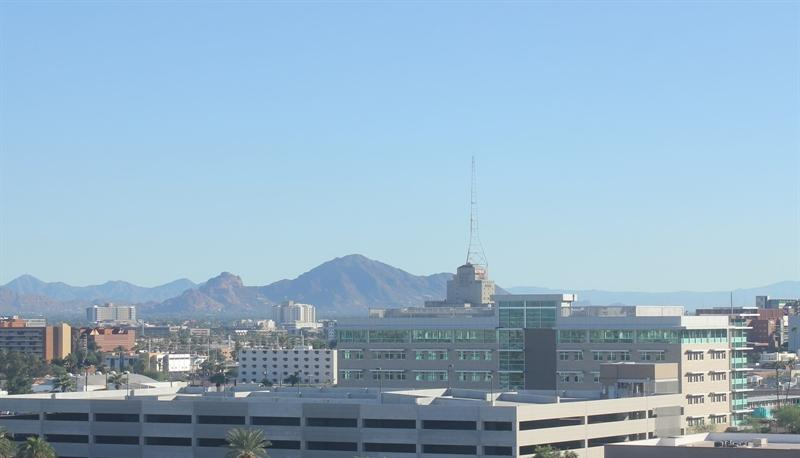
#> input picture 2.IntroductiontoComputerVision/ImageRepresentation&Classification/day_night_images/training/day/20151101_155059.jpg, 800 x 458 px; its folder holds only this picture in this run
$ jupyter execute --allow-errors 'Average Brightness.ipynb'   (shell and % lines are left out)
#> lines starting #> are read from the running program, lines starting #| are printed output that depends on the picture
### 2.IntroductiontoComputerVision/ImageRepresentation&Classification/helpers.py
# Helper functions

import os
import glob # library for loading images from a directory
import matplotlib.image as mpimg


# This function loads in images and their labels and places them in a list
# The list contains all images and their associated labels
# For example, after data is loaded, im_list[0][:] will be the first image-label pair in the list
def load_dataset(image_dir):

    # Populate this empty image list
#> called with image_dir = 'day_night_images/training/'
    im_list = []
    image_types = ["day", "night"]

    # Iterate through each color folder
    for im_type in image_types:

        # Iterate through each image file in each image_type folder
        # glob reads in any image with the extension "image_dir/im_type/*"
        for file in glob.glob(os.path.join(image_dir, im_type, "*")):

            # Read in the image
            im = mpimg.imread(file)
#> im is the input picture: shape (458, 800, 3); mean R, G, B 148.8, 177.7, 198.8

            # Check if the image exists/if it's been correctly read-in
            if not im is None:
                # Append the image, and it's type (red, green, yellow) to the image list
                im_list.append((im, im_type))

    return im_list

### 2.IntroductiontoComputerVision/ImageRepresentation&Classification/Average Brightness.ipynb
# Day and Night Image Classifier
---

The day/night image dataset consists of 200 RGB color images in two categories: day and night. There are equal numbers of each example: 100 day images and 100 night images.

We'd like to build a classifier that can accurately label these images as day or night, and that relies on finding distinguishing features between the two types of images!

*Note: All images come from the [AMOS dataset](http://cs.uky.edu/~jacobs/datasets/amos/) (Archive of Many Outdoor Scenes).*

### Solution code

You are encouraged to try to complete this code on your own, but if you are struggling or want to make sure your code is correct, there will be solution code in **the next Notebook: Classification** in the `helpers.py` file. You can jump ahead and look into that python file to see the solution code.

### Import resources

Before you get started on the project code, import the libraries and resources that you'll need.

[cell 1]
import cv2 # computer vision library
import helpers

import numpy as np
import matplotlib.pyplot as plt
import matplotlib.image as mpimg

## Training and Testing Data
The 200 day/night images are separated into training and testing datasets.

* 60% of these images are training images, for you to use as you create a classifier.
* 40% are test images, which will be used to test the accuracy of your classifier.

First, we set some variables to keep track of some where our images are stored:

    image_dir_training: the directory where our training image data is stored
    image_dir_test: the directory where our test image data is stored

[cell 2]
# Image data directories
image_dir_training = "day_night_images/training/"
image_dir_test = "day_night_images/test/"

## Load the datasets

These first few lines of code will load the training day/night images and store all of them in a variable, `IMAGE_LIST`. This list contains the images and their associated label ("day" or "night").

For example, the first image-label pair in `IMAGE_LIST` can be accessed by index:
``` IMAGE_LIST[0][:]```.

[cell 3]
# Using the load_dataset function in helpers.py
# Load training data
IMAGE_LIST = helpers.load_dataset(image_dir_training)
#> IMAGE_LIST = 2 items

## Construct a `STANDARDIZED_LIST` of input images and output labels.

This function takes in a list of image-label pairs and outputs a **standardized** list of resized images and numerical labels.

[cell 4]
def img_standardize(image_list):
    standardized_list=[]
    for i, img_pair in enumerate(image_list):
        img_resized= cv2.resize(img_pair[0],(1100,600))
        standardized_list.append((img_resized,img_pair[1]))
#> this loop made 2 passes
#> pass 1, in img_standardize, `img_resized= cv2.resize(img_pair[0],(1100,600))`:
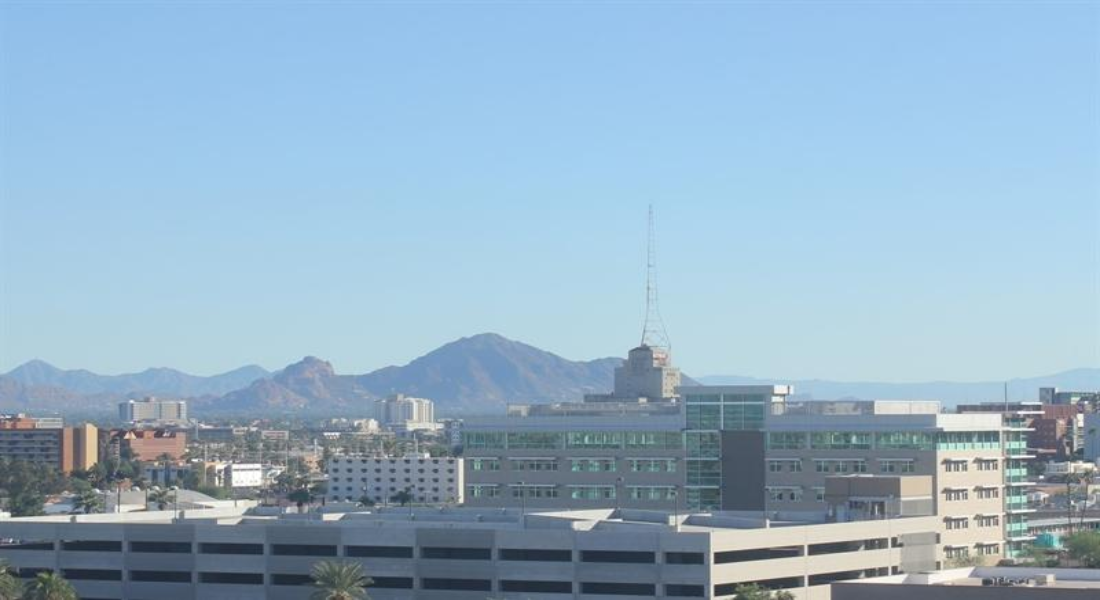
#> img_resized: shape (600, 1100, 3); mean of channels 0, 1, 2 148.8, 177.7, 198.7; drawn as R, G, B
#> pass 2, in img_standardize, `img_resized= cv2.resize(img_pair[0],(1100,600))`:
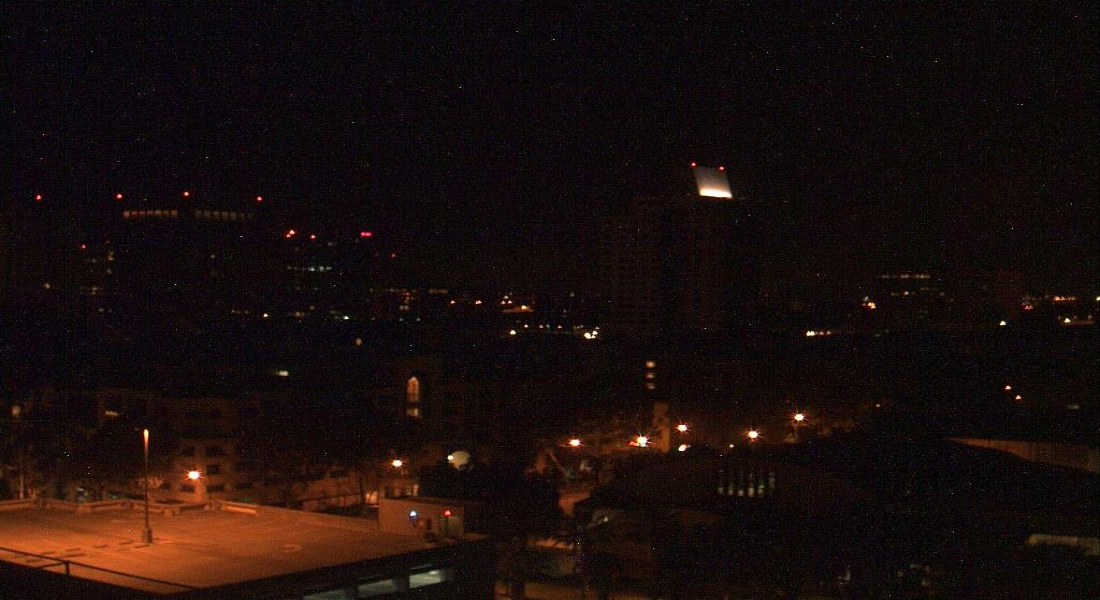
#> img_resized: shape (600, 1100, 3); mean of channels 0, 1, 2 25.4, 13.5, 11.8; drawn as R, G, B
#> after the loop, standardized_list = 2 items
    return standardized_list

[cell 5]
STANDARDIZED_LIST= img_standardize(IMAGE_LIST)
#> STANDARDIZED_LIST = 2 items

## Visualize the standardized data

Display a standardized image from STANDARDIZED_LIST.

[cell 6]
# Display a standardized image and its label

# Select an image by index
image_num = 121
#> (the rest of this cell did not finish here and is left out)

# Feature Extraction

Create a feature that represents the brightness in an image. We'll be extracting the **average brightness** using HSV colorspace. Specifically, we'll use the V channel (a measure of brightness), add up the pixel values in the V channel, then divide that sum by the area of the image to get the average Value of the image.

## RGB to HSV conversion

Below, a test image is converted from RGB to HSV colorspace and each component is displayed in an image.

[cell 7]
# Convert and image to HSV colorspace
# Visualize the individual color channels

image_num = 1
test_im = STANDARDIZED_LIST[image_num][0]
test_label = STANDARDIZED_LIST[image_num][1]
#> test_label = 'night'

# Convert to HSV
hsv = cv2.cvtColor(test_im, cv2.COLOR_RGB2HSV)
#> hsv: shape (600, 1100, 3); mean H, S, V 81.1, 139.7, 25.6

# Print image label
print('Label: ' + str(test_label))
#| Label: night

# HSV channels
h = hsv[:,:,0]
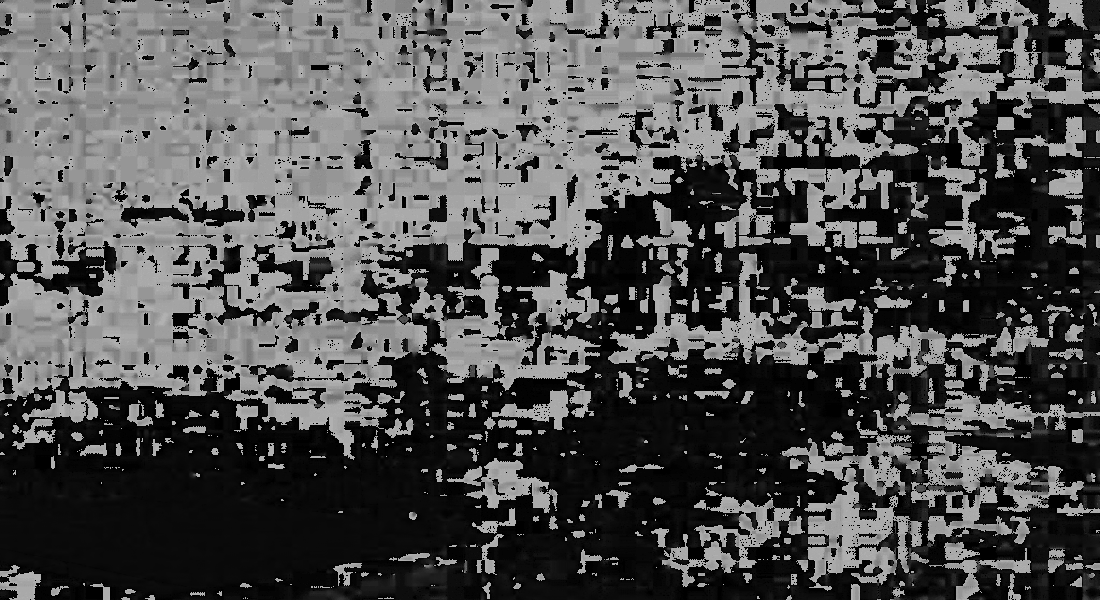
#> h: shape (600, 1100); min 0, max 179, mean 81.1
s = hsv[:,:,1]
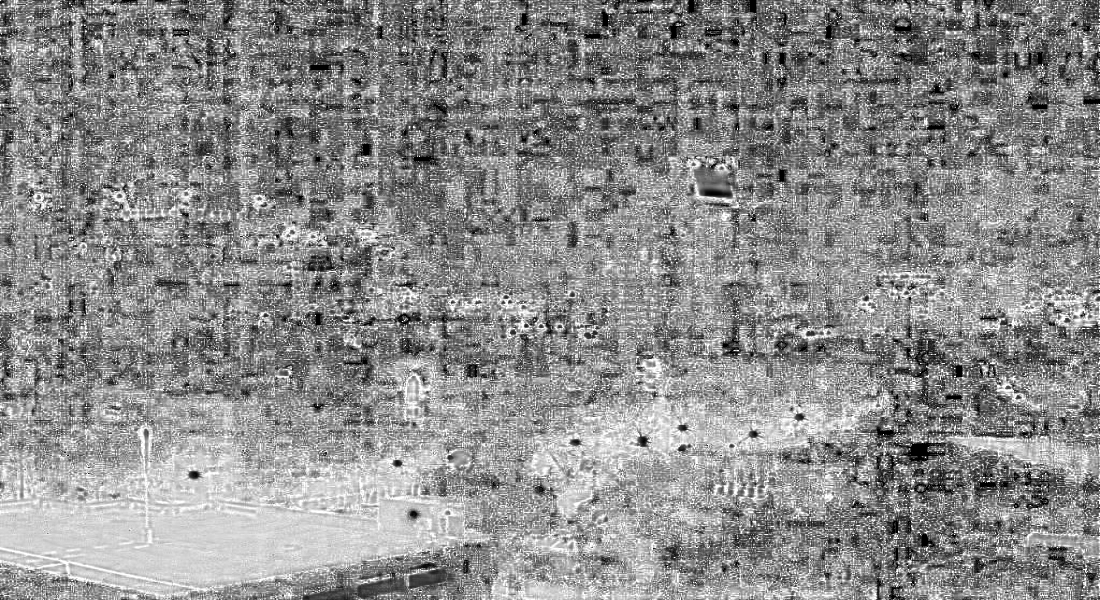
#> s: shape (600, 1100); min 0, max 255, mean 139.7
v = hsv[:,:,2]
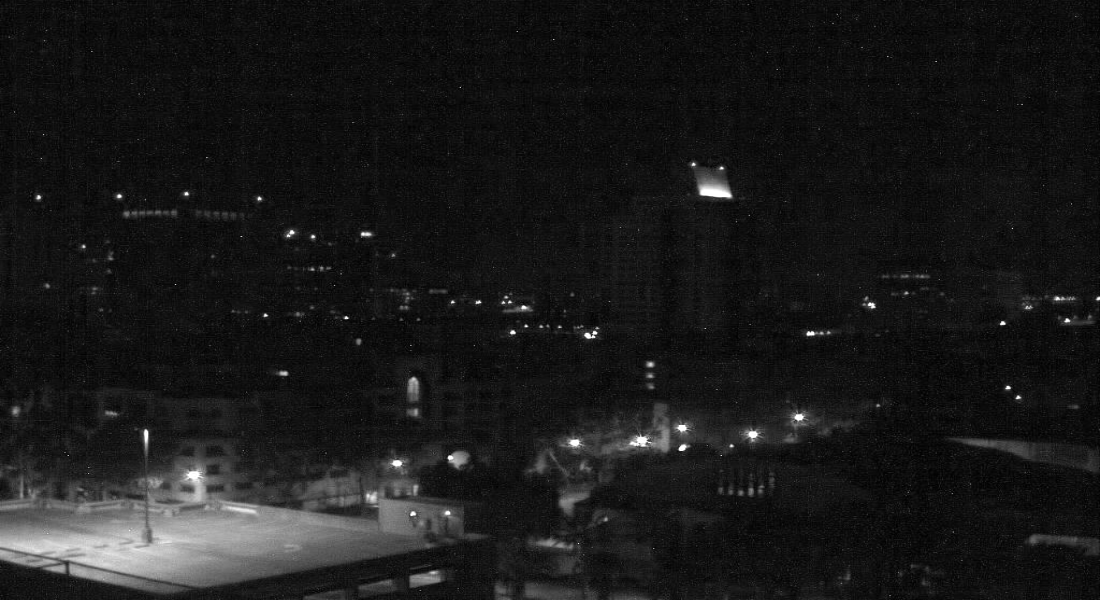
#> v: shape (600, 1100); min 0, max 255, mean 25.6

# Plot the original image and the three channels
f, (ax1, ax2, ax3, ax4) = plt.subplots(1, 4, figsize=(20,10))
ax1.set_title('Standardized image')
ax1.imshow(test_im)
ax2.set_title('H channel')
ax2.imshow(h, cmap='gray')
ax3.set_title('S channel')
ax3.imshow(s, cmap='gray')
ax4.set_title('V channel')
ax4.imshow(v, cmap='gray')
